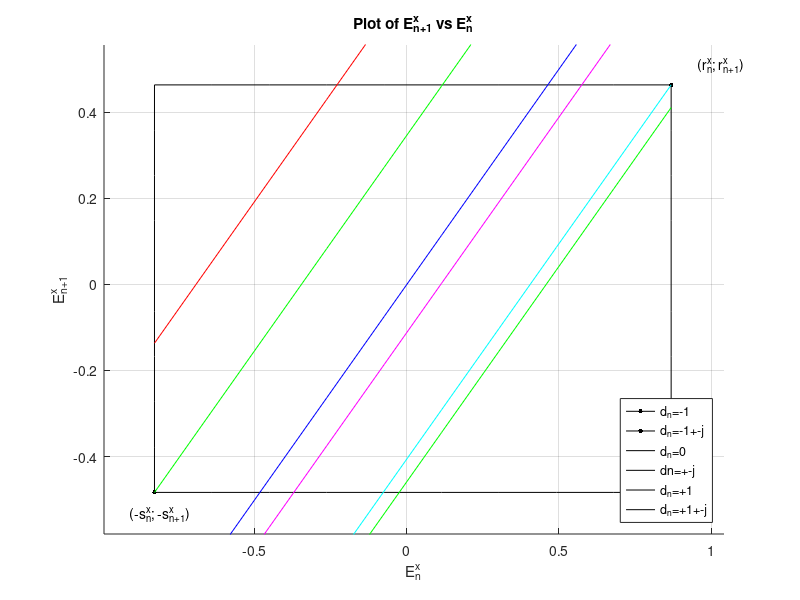
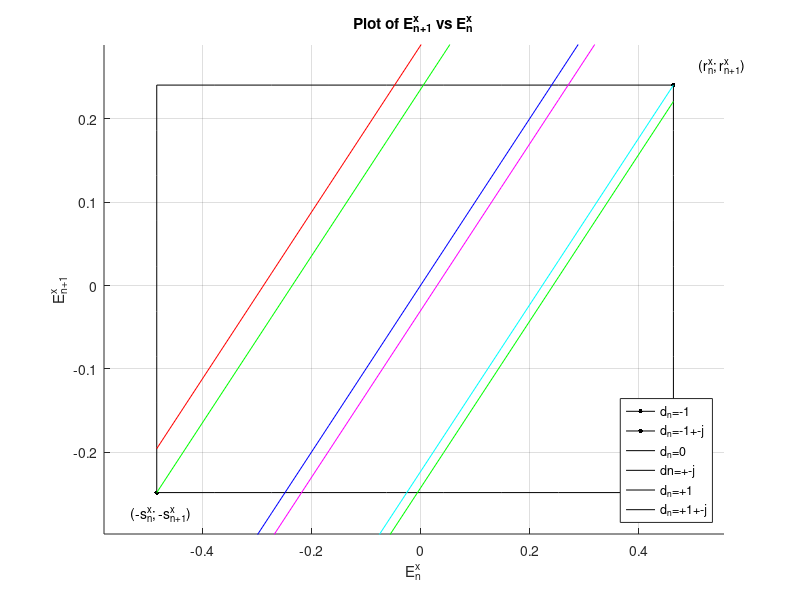
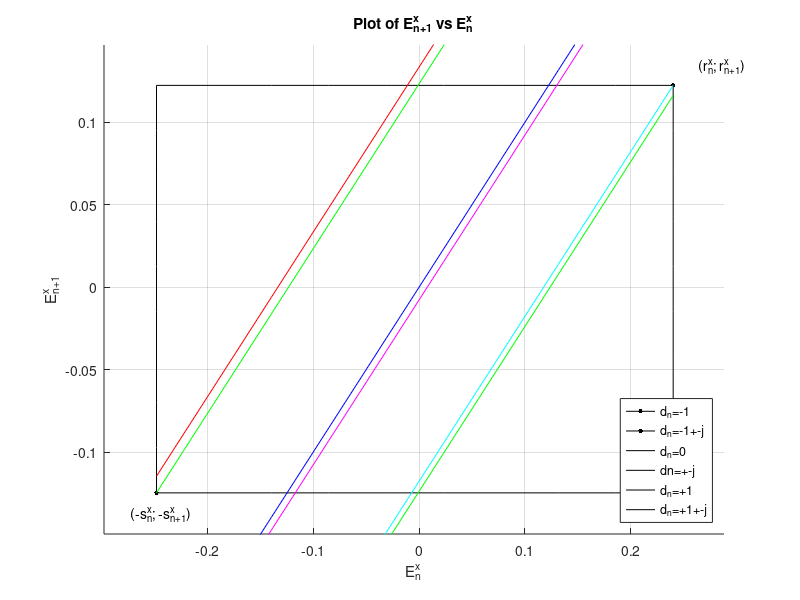
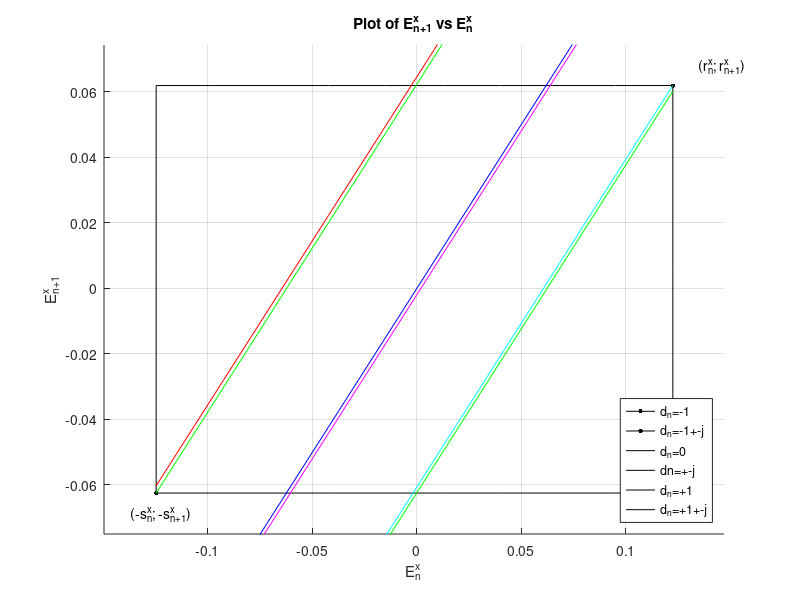

Reproduce these figures in MATLAB, in order.
   close all


   N  = 12;     % Number of steps in the BKM algorithm
   K  = 100;   % Number of terms to add to calculate rxn and sxn
   L  = 10;    % Number of points to plot Exn vs Exn+1

   %%%%%%%%%%%%%%%%%%%%%%%%%%%%%%%%%%%%
   % Calculate ln() and atan() LUTs
   %%%%%%%%%%%%%%%%%%%%%%%%%%%%%%%%%%%%
   n  = (1:N)';
   d  = [ -1 -1-j -1+j  0  -j  +j  +1  +1-j +1-j];
   cc = ['r' 'g'  'g'  'b' 'm' 'm' 'c' 'g'  'g'];
   % d could be reduce to:
   d  = [ -1 -1+j  0  +j  +1  +1-j];
   cc = ['r' 'g'  'b' 'm' 'c' 'g'];
   dx = real(d);
   dy = imag(d);
   D  = length(d);

   % ln_lut_c es de NxD
   ln_lut_c = log( 1 + 2.^(-n) * d );

   ln_lut_x = real(ln_lut_c);
   ln_lut_y = imag(ln_lut_c);
   ln_lut_r = (1/2) * log( 1 + 2.^(-n+1) * dx +  2.^(-2*n) * (dx.^2 + dy.^2) );
   %ln_lut_i = atan( 2.^(-n)./(1+dx*2.^(-n)) ) * dy;
   %%%%%%%%%%%%%%%%%%%%%%%%%%%%%%%%%%%%

   %%%%%%%%%%%%%%%%%%%%%%%%%%%%%%%%%%%%
   % Plot converge regions for E_n^x
   %%%%%%%%%%%%%%%%%%%%%%%%%%%%%%%%%%%%
   rx = zeros(N+1,1);   % rx is (N+1)x1
   sx = zeros(N+1,1);   % sx is (N+1)x1
   k  = zeros(N,K);     % k is NxK

   for n=(1:N+1);
      k(n,:)     = [zeros(1,n-1) (n:K)];
   end

   rx = sum( log( 1 + 2.^(-k) )                 .* (k>0) , 2);
   sx = sum( log( 1 - 2.^(-k+1) + 2.^(-2*k+1) ) .* (k>0) , 2) * -0.5;

   % Ex es de (N+1)xL
   Ex = linspace( -sx, rx, L );

   constant = ones(1,L);

   for n=(1:N);

      % create one figure for each step
      figure(n)
      grid on
      hold on

      % plot a big point in ( rx(n);  rx(n+1))
      plot(  rx(n)          ,  rx(n+1)                       , 'color', 'k', 'marker', '.', 'markersize', 10);
      % plot a big point in (-sx(n); -srx(n+1))
      plot( -sx(n)          , -sx(n+1)                       , 'color', 'k', 'marker', '.', 'markersize', 10);

      % plot a horizontal line on rx(n+1) and -sx(n+1)
      plot( Ex(n,:)         , constant * rx(n+1)             , 'color', 'k' );
      plot( Ex(n,:)         , constant *-sx(n+1)             , 'color', 'k' );

      % plot a vertical line on rx(n) and -sx(n)
      plot( constant * rx(n), linspace( -sx(n+1), rx(n+1), L), 'color', 'k' );
      plot( constant *-sx(n), linspace( -sx(n+1), rx(n+1), L), 'color', 'k' );

      % the previous four lines create a black box around the converge rectange R_{n,n+1}^x

      for i=(1:D);
         % create the line corresponding to d_n
         Exnp1 = Ex(n,:) - ln_lut_x(n,i);

         % plot E_{n+1}^x vs E_n^x
         plot( Ex(n,:), Exnp1, 'color', cc(i) );

         % limit the axis by the point (-sx(n); -sx(n+1) and (rx(n), rx(n+1)) with a factor or 1.2
         xlim( [-sx(n)     rx(n)    ] * 1.2 );
         ylim( [-sx(n+1)   rx(n+1)  ] * 1.2 );
      end

      % print the title, axis labels, legend and text on the border of the black box
      title (  'Plot of E_{n+1}^x vs E_n^x' );
      ylabel(  'E_{n+1}^x' );
      xlabel(  'E_n^x' );
      legend(  'd_n=-1', ...
               'd_n=-1+-j', ...
               'd_n=0', ...
               'dn=+-j', ...
               'd_n=+1', ...
               'd_n=+1+-j', ...
               'location', 'southEast');

      text( rx(n)*(1+1/10), rx(n+1)*(1+1/10), '(r_n^x; r_{n+1}^x)' )
      text(-sx(n)*(1+1/10),-sx(n+1)*(1+1/10), '(-s_n^x; -s_{n+1}^x)' )
   end
   %%%%%%%%%%%%%%%%%%%%%%%%%%%%%%%%%%%%


   %%%%%%%%%%%%%%%%%%%%%%%%%%%%%%%%%%%%
   % Plot converge regions for E_n^y
   %%%%%%%%%%%%%%%%%%%%%%%%%%%%%%%%%%%%
   ry = zeros(N+1,1);   % ry is (N+1)x1
   %k  = zeros(N,K);     % k is NxK

   %for n=(1:N+1);
   %   k(n,:)     = [zeros(1,n-1) (n:K)];
   %end

   ry = sum( atan( 2.^(-k) ./ (1 + 2.^(-k)) )   .* (k>0) , 2);

   % Ey es de (N+1)xL
   Ey = linspace( -ry, ry, L );

   for n=(1:N);

      % create one figure for each step
      figure(N+n)
      grid on
      hold on

      % plot a big point in ( ry(n);  ry(n+1))
      plot(  ry(n)          ,  ry(n+1)                       , 'color', 'k', 'marker', '.', 'markersize', 10);
      % plot a big point in (-ry(n); -ry(n+1))
      plot( -ry(n)          , -ry(n+1)                       , 'color', 'k', 'marker', '.', 'markersize', 10);

      % plot a horizontal line on -ry(n+1) and ry(n+1)
      plot( Ey(n,:)         , constant * ry(n+1)             , 'color', 'k' );
      plot( Ey(n,:)         , constant *-ry(n+1)             , 'color', 'k' );

      % plot a vertical line on -ry(n) and ry(n)
      plot( constant * ry(n), linspace( -ry(n+1), ry(n+1), L), 'color', 'k' );
      plot( constant *-ry(n), linspace( -ry(n+1), ry(n+1), L), 'color', 'k' );

      % the previous four lines create a black box around the converge rectange R_{n,n+1}^y

      for i=(1:D);
         % create the line corresponding to d_n
         Eynp1 = Ey(n,:) - ln_lut_y(n,i);

         % plot E_{n+1}^y vs E_n^y
         plot( Ey(n,:), Eynp1, 'color', cc(i) );

         % limit the axis by the point (-ry(n); -ry(n+1) and (ry(n), ry(n+1)) with a factor or 1.2
         xlim( [-ry(n)     ry(n)    ] * 1.2 );
         ylim( [-ry(n+1)   ry(n+1)  ] * 1.2 );
      end

      % print the title, axis labels, legend and text on the border of the black box
      title (  'Plot of E_{n+1}^y vs E_n^y' );
      ylabel(  'E_{n+1}^y' );
      xlabel(  'E_n^y' );
      legend(  'd_n=-1', ...
               'd_n=-1+-j', ...
               'd_n=0', ...
               'dn=+-j', ...
               'd_n=+1', ...
               'd_n=+1+-j', ...
               'location', 'southEast');

      text( ry(n)*(1+1/10), ry(n+1)*(1+1/10), '(r_n^y; r_{n+1}^y)' )
      text(-ry(n)*(1+1/10),-ry(n+1)*(1+1/10), '(-r_n^y; -r_{n+1}^y)' )
   end
   %%%%%%%%%%%%%%%%%%%%%%%%%%%%%%%%%%%%
